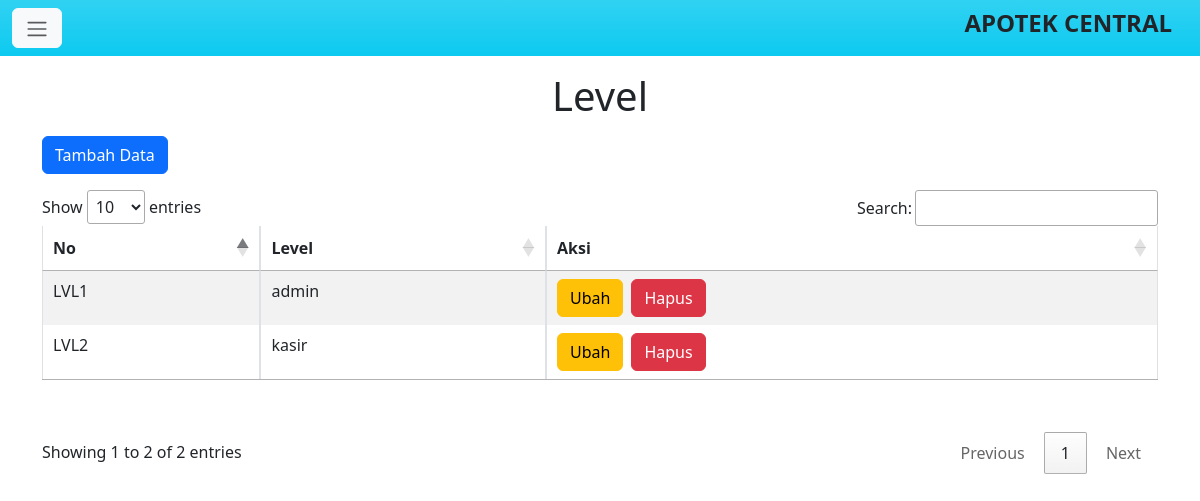
The app's page /admin/level.php (signed in) with its own data.
### tables this page shows
CREATE TABLE `tb_level` (
  `id_level` varchar(50) NOT NULL,
  `nama_level` varchar(50) NOT NULL
);

### admin/level.php (the view, shortened to what this page needs)
<!doctype html>
<html lang="en">
<head>
    <link href="https://cdn.jsdelivr.net/npm/bootstrap@5.3.0-alpha3/dist/css/bootstrap.min.css" rel="stylesheet">
    <link rel="stylesheet" href="https://cdn.datatables.net/1.13.4/css/jquery.dataTables.min.css">
</head>
<body>
<nav class="navbar sticky-top bg-bodytertiary bg-info bg-gradient">
    <div class="container-fluid">
      <button class="btn btn-light" type="button" data-bs-toggle="offcanvas" data-bs-target="#offcanvasScrolling" aria-controls="offcanvasScrolling"><span class="navbar-toggler-icon"></span></button>
      <h4 class="me-3 fw-bold">APOTEK CENTRAL</h4>
    </div>
  </nav>
    <div class="container">
        <h1 class="text-center mt-3 mb-3">Level</h1>
        <button type="button" class="btn btn-primary mb-3" data-bs-toggle="modal" data-bs-target="#modalTambah" data-bs-whatever="@getbootstrap">Tambah Data</button>
        <table class="table table-striped table-bordered mt-3 mb-5" id="tbl_level">
            <thead>
                <tr>
                    <th>No</th>
                    <th>Level</th>
                    <th>Aksi</th>
                </tr>
            </thead>
            <tbody class="table-group-divider">
                <?php
                include 'config.php';
                $query = mysqli_query($conn, "SELECT * FROM tb_level");
                while ($data = mysqli_fetch_array($query)) {
                ?>
                    <tr>
                        <td> <?php echo $data['id_level']; ?> </td>
                        <td> <?php echo $data['nama_level']; ?> </td>
                        <td class="d-flex"> <button type="button" class="btn btn-warning me-2" data-bs-toggle="modal" data-bs-target="#modalUbah<?php echo $data['id_level']; ?>">
                                Ubah
                            </button>
                            <button type="button" class="btn btn-danger" data-bs-toggle="modal" data-bs-target="#modalHapus<?php echo $data['id_level']; ?>">
                                Hapus
                            </button>
                        </td>
                    </tr>
                <?php
                }
                ?>
            </tbody>
        </table>
    </div>
</body>
</html>

### records on screen
tb_level: id_level "LVL1", nama_level "admin"
tb_level: id_level "LVL2", nama_level "kasir"
